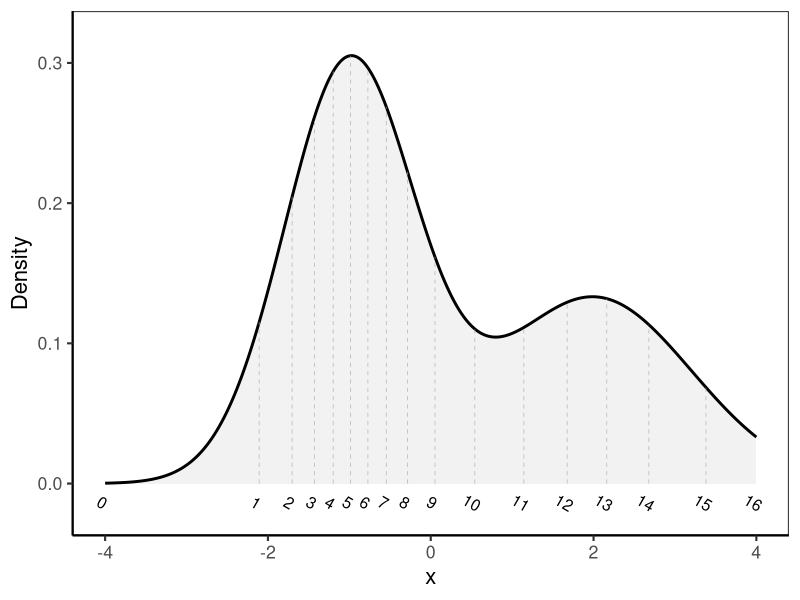

Reproduce this figure in R.
library(ggplot2)
library(dplyr)

# Create a bimodal distribution function (mixture of two normals)
bimodal <- function(x) {
  0.6 * dnorm(x, mean = -1, sd = 0.8) +
    0.4 * dnorm(x, mean = 2, sd = 1.2)
}

# Generate data points
x <- seq(-4, 4, length.out = 1000)
y <- bimodal(x)
df <- data.frame(x = x, y = y)

# Function to numerically find quantiles for our bimodal distribution
find_quantile <- function(p) {
  # Create a function that we want to minimize
  f <- function(x) {
    integrate(bimodal, -Inf, x)$value - p
  }
  # Use uniroot to find where this function equals 0
  uniroot(f, interval = c(-10, 10))$root
}

# Calculate quantiles
probs <- seq(0.05, 0.95, length.out = 15)
quantiles <- c(-20, sapply(probs, find_quantile), 20)

# Create data frame for the clipped vertical lines
line_data <- data.frame()
for (q in quantiles[2:(length(quantiles) - 1)]) { # Skip the ±20 points
  y_at_q <- bimodal(q)
  line_data <- rbind(
    line_data,
    data.frame(
      x = q,
      y_start = 0,
      y_end = y_at_q
    )
  )
}

# Create data for filled intervals
interval_data <- data.frame()
for (i in 1:(length(quantiles) - 1)) {
  x_seq <- seq(max(-4, quantiles[i]),
    min(4, quantiles[i + 1]),
    length.out = 100
  )
  interval_data <- rbind(
    interval_data,
    data.frame(
      x = x_seq,
      y = bimodal(x_seq),
      group = i
    )
  )
}

# Create the plot
p <- ggplot() +
  # Add filled intervals
  geom_ribbon(
    data = interval_data,
    aes(x = x, ymin = 0, ymax = y, group = group),
    fill = "lightgray",
    alpha = 0.3
  ) +
  # Add the distribution curve
  geom_line(
    data = df, aes(x = x, y = y),
    color = "black", size = 1
  ) +
  # Add thin dashed vertical lines for quantiles
  geom_segment(
    data = line_data,
    aes(
      x = x, xend = x,
      y = y_start, yend = y_end
    ),
    color = "darkgray",
    linetype = "dashed",
    size = 0.3,
    alpha = 0.7
  ) +
  # Add quantile labels
  geom_text(
    data = data.frame(
      x = quantiles[2:(length(quantiles) - 1)], # Skip the ±20 points
      y = rep(-0.01, 15),
      label = paste0("", 1:15)
    ),
    aes(x = x, y = y, label = label),
    angle = -30,
    vjust = 1,
    size = 4
  ) +
  # Add infinity labels
  geom_text(
    data = data.frame(
      x = c(-4, 4),
      y = rep(-0.01, 2),
      label = c("0", "16")
    ),
    aes(x = x, y = y, label = label),
    angle = -30,
    vjust = 1,
    size = 4
  ) +
  # Customize the theme and labels
  theme_bw(base_size = 16) +
  theme(
    axis.line = element_line(color = "black"),
    plot.background = element_blank(),
    panel.grid.minor = element_blank(),
    panel.grid.major = element_blank()
  ) +
  labs(
    x = "x",
    y = "Density"
  ) +
  # Set the axis limits
  scale_x_continuous(limits = c(-4, 4)) +
  ylim(-0.02, 0.32) +
  # Add theme customizations
  theme(
    plot.title = element_text(hjust = 0.5),
    plot.subtitle = element_text(hjust = 0.5),
    panel.grid.minor = element_blank()
  )

# Save the plot as PDF
ggsave(
  "bimodal_quantiles.pdf",
  plot = p,
  width = 10, # Width in inches
  height = 7, # Height in inches
  device = "pdf",
  dpi = 300 # High resolution
)
